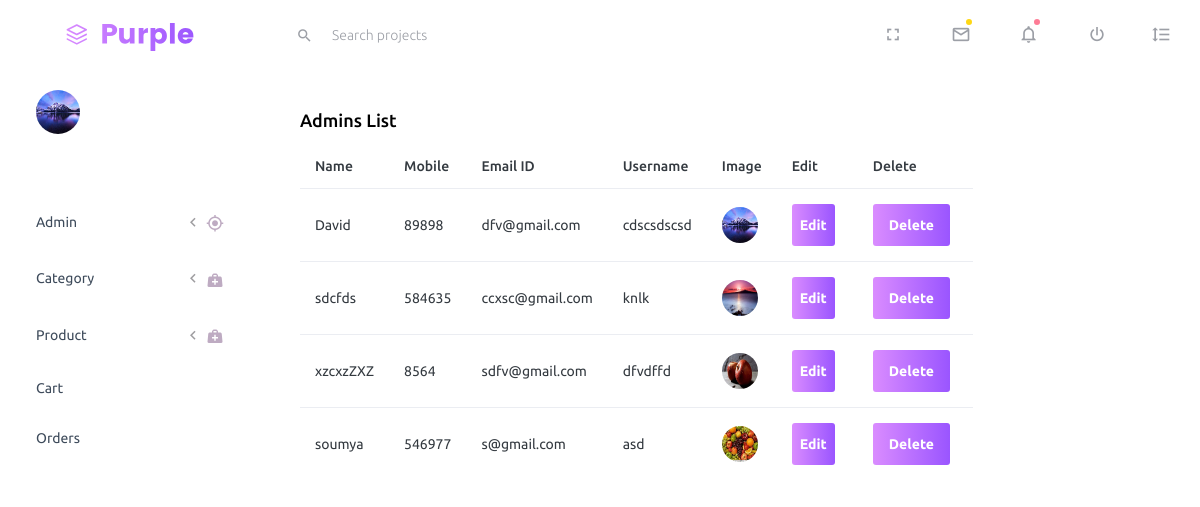
Page /Market/display_ad/ on the committed database.
### Market/models.py (models this page shows)
class Admins(models.Model):
    Name = models.CharField(max_length=25, null=True, blank=True)
    Mobile = models.IntegerField(null=True, blank=True)
    Email = models.EmailField(null=True, blank=True)
    Username = models.CharField(max_length=25, null=True, blank=True)
    Password = models.CharField(max_length=25, null=True, blank=True)
    Confirm = models.CharField(max_length=25, null=True, blank=True)
    Image = models.ImageField(upload_to="profile", null=True, blank=True)

### Market/views.py (the view)
# urls.py: path('display_ad/', views.display_ad, name="display_ad"),
def display_ad(req):
    data = Admins.objects.all()
    return render(req, "View_admin.html", {'data': data})

### Market/templates/View_admin.html (shortened to what this page needs)
{% extends 'index.html' %}
{% block content %}
<!DOCTYPE html>
<html lang="en">
<head>
</head>
<body>
    <div class="card">
            <div class="card-body">
              <h5 class="card-title">Admins List</h5>
              <div class="table-responsive">
                <table class="table">
                  <thead>
                    <tr>
                      <th>Name</th>
                      <th>Mobile</th>
                      <th>Email ID</th>
                      <th>Username</th>
                      <th>Image</th>
                       <th>Edit</th>
                        <th>Delete</th>
                    </tr>
                  </thead>
                     {% for i in data %}
                        <tr>
                            <td>{{ i.Name }}</td>
                            <td>{{ i.Mobile }}</td>
                            <td>{{ i.Email }}</td>
                            <td>{{ i.Username }}</td>
                            <td>
                                <img src="{{ i.Image.url }}" width="50" height="35">
                            </td>
                            <td>
                                <form method="post" action="{% url 'edt_adm' dataid=i.id %}">
                                  <button type="submit" class="btn btn-gradient-primary mr-2 px-2"> Edit</button>
                                </form>
                            </td>
                             <td>
                                <form method="post" action="{% url 'del_adm' dataid=i.id %}">
                                  <button type="submit" class="btn btn-gradient-primary mr-2 px-3">Delete</button>
                                </form>
                            </td>
                        </tr>
                    {% endfor %}
                </table>
              </div>
            </div>
          </div>
</body>
</html>
{% endblock %}

### rows in the picture
Admins: Name "David", Mobile "89898", Email "dfv@gmail.com", Username "cdscsdscsd", Image (picture)
Admins: Name "sdcfds", Mobile "584635", Email "ccxsc@gmail.com", Username "knlk", Image (picture)
Admins: Name "xzcxzZXZ", Mobile "8564", Email "sdfv@gmail.com", Username "dfvdffd", Image (picture)
Admins: Name "soumya", Mobile "546977", Email "s@gmail.com", Username "asd", Image (picture)
